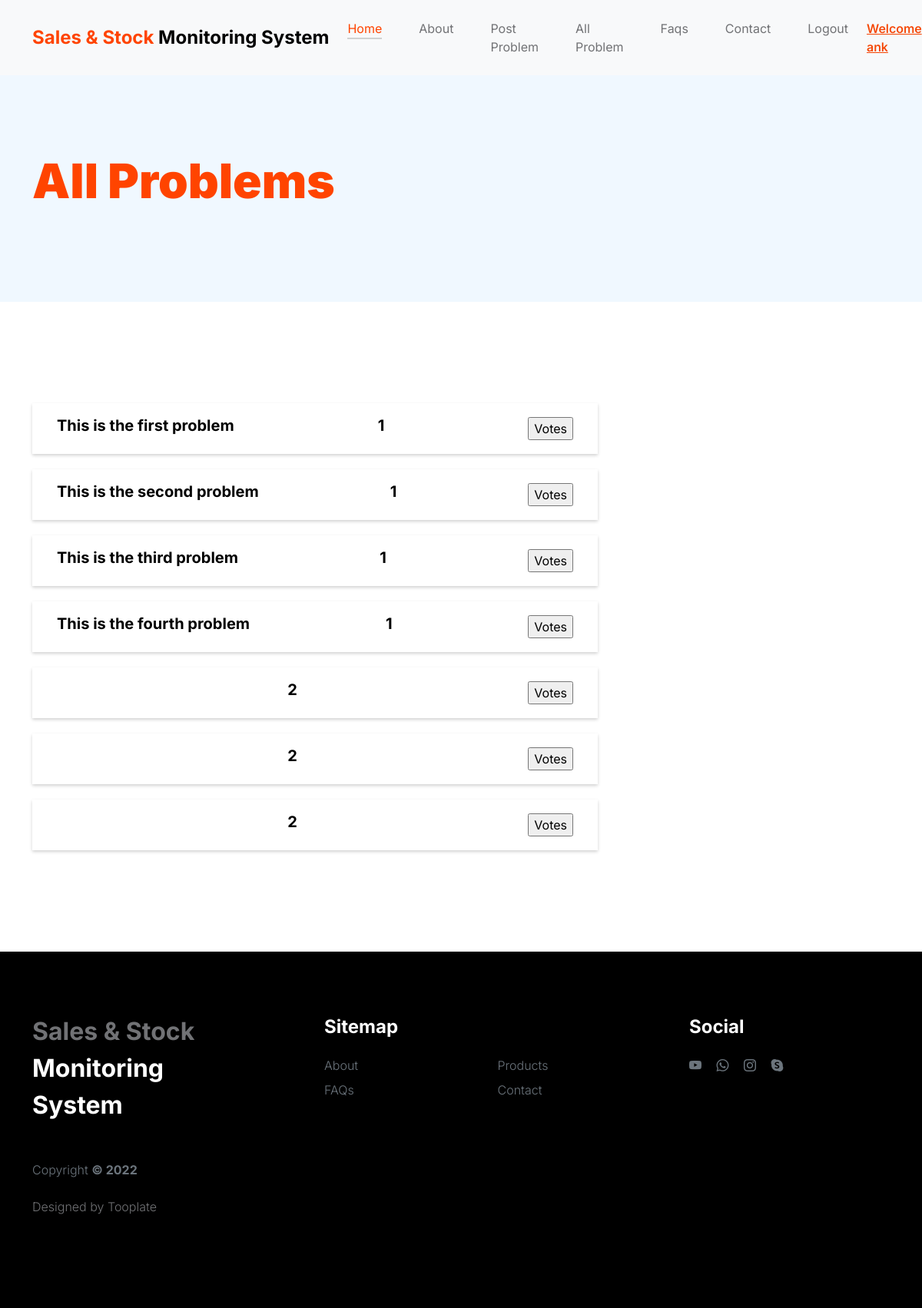
Before: /allproblem/ (signed in) with the older database file.
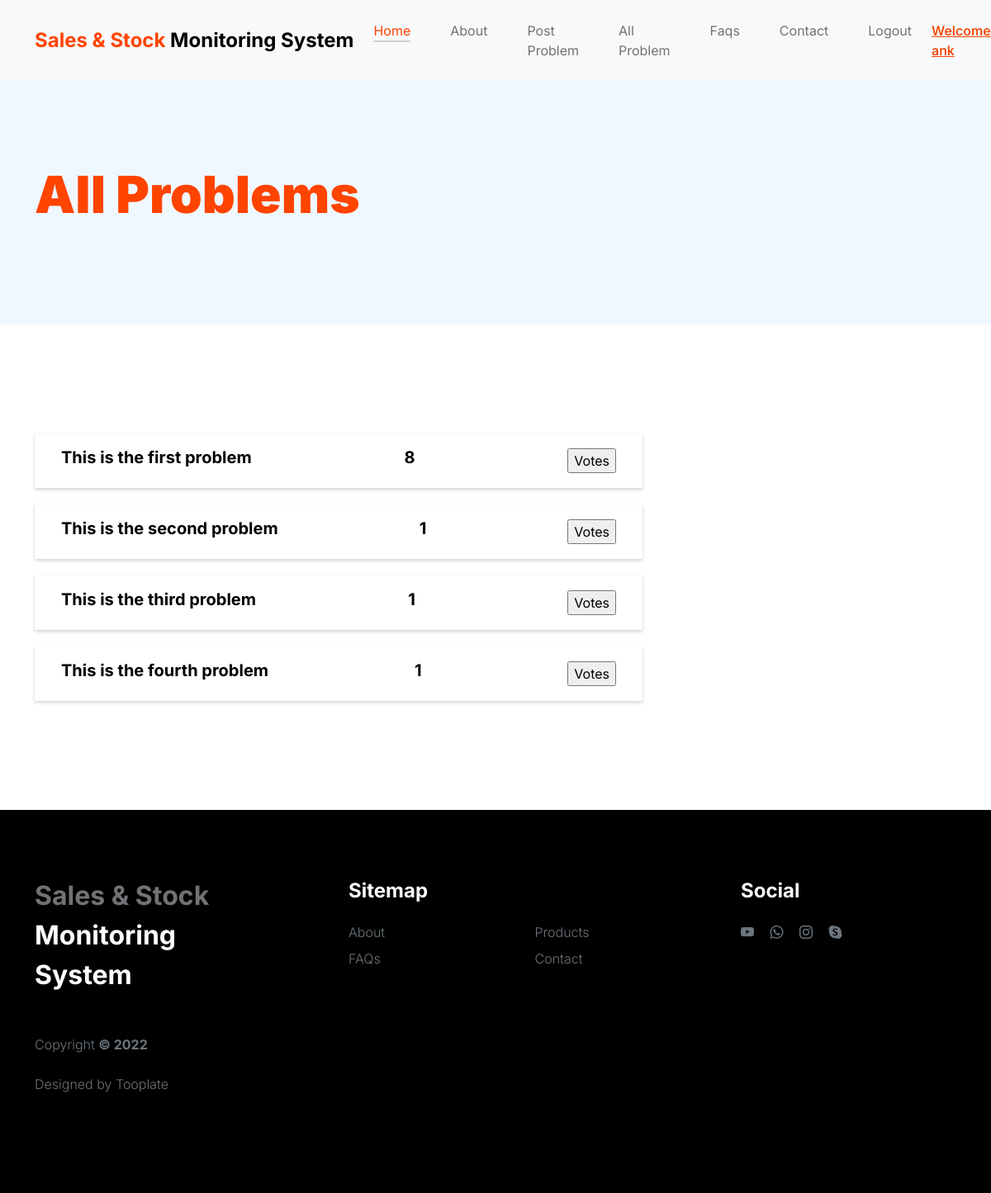
After: the same page with the newer database file.
### app1/models.py (models this page shows, shortened)
class Problems(models.Model):
    problem = models.CharField(max_length=30)
    isappoved = models.BooleanField(default=False, null=True)
    count = models.IntegerField(default=1)
    owner  = models.ForeignKey(signUp, on_delete=models.CASCADE, null=True, blank=True)

### app1/views.py (the view, shortened to what this page needs)
# urls.py: path('allproblem/', views.allProblem, name='ALLPROBLEM'),
def allProblem(request):
    if 'email' in request.session:
        name = signUp.objects.get(email = request.session['email'])
        msg = ''
        allProblems = Problems.objects.all()
        return render(request,'allProblem.html', {'name': name, 'allProblems': allProblems})
    return redirect('LOGIN1')

### app1/models.py (called while the page is built)
    def __str__(self):
        return self.name

### app1/templates/allProblem.html (shortened to what the changed rows need)
{% load static %}
<!doctype html>
<html lang="en">
<head>
    <link href=" {% static 'css/bootstrap.min.css' %} " rel="stylesheet">
    <link href=" {% static 'css/bootstrap-icons.css' %} " rel="stylesheet">
    <link rel="stylesheet" href=" {% static 'css/slick.css' %} " />
    <link href=" {% static 'css/tooplate-little-fashion.css' %} " rel="stylesheet">
</head>
<body>
    <main>
        <header class="site-header section-padding d-flex justify-content-center align-items-center">
            <div class="container">
                <div class="row">
                    <div class="col-lg-10 col-12">
                        <h1>
                            <span class="d-block text-primary">All Problems</span>
                        </h1>
                    </div>
                </div>
            </div>
        </header>
        <section class="faq section-padding">
            <div class="container">
                <div class="row">
                    {% if allProblems %}
                    <div class="col-lg-8 col-12">
                        {% for i in allProblems %}
                        <form method="POST">
                            <div class="data" style="box-shadow: rgba(0, 0, 0, 0.18) 0px 2px 4px;
                        margin: 20px 0px;
                        padding: 14px 32px;
                        align-items: center;
                        justify-content:space-between;
                        display: flex;
                        ">
                                <h6>
                                    {{i.problem}}
                                </h6>
                                <h6>
                                    {{i.count}}
                                </h6>
                                <input type="submit" value="Votes">
                            </div>
                        </form>
                        {% endfor %}
                    </div>
                    {% endif %}
                </div>
            </div>
        </section>
    </main>
</body>
</html>

Changed rows visible on the page:
removed Problems: count "2"
removed Problems: count "2"
removed Problems: count "2"
changed Problems "This is the first problem": count "1" → "8"
